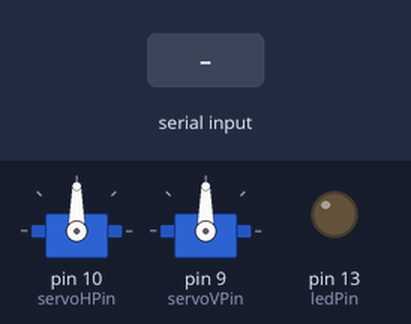
Simulated run of this sketch. Board: Arduino Uno, built with avr-gcc and run on an emulated ATmega328P. Shown: 2 × servo, output pins drawn as LEDs (lit = HIGH). Inputs (shaded band) come from the test bench.

Above: at 1.2 s.
1.3 s: "R" received over Serial
At 2.3 s:
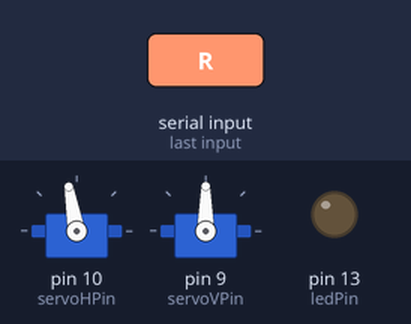
2.8 s: "U" received over Serial
At 3.4 s:
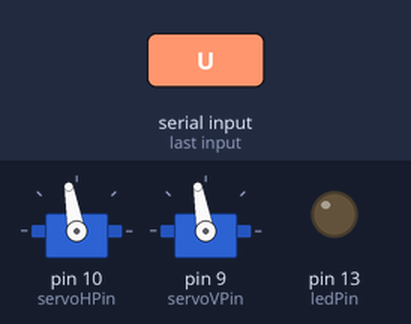
4.3 s: "L" received over Serial
At 5.5 s:
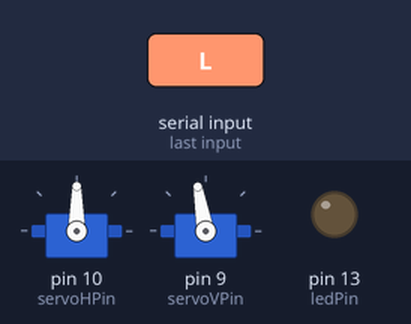
5.8 s: "1" received over Serial
At 5.95 s:
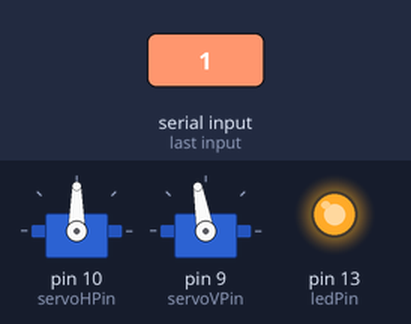
7.6 s: "D" received over Serial
At 8.2 s:
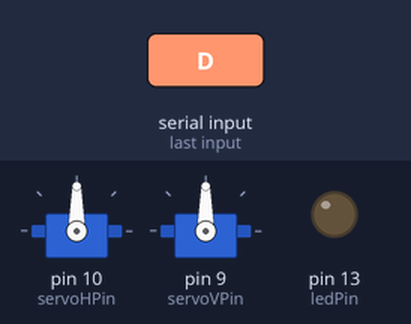
9.1 s: "1" received over Serial
At 9.25 s:
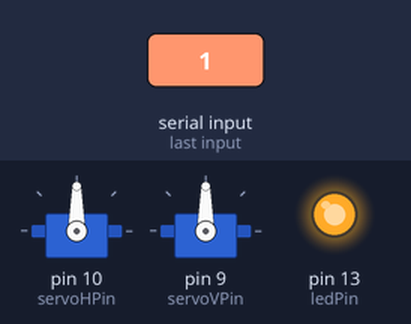
Timing chart, 0 to 11.9 s (numbered marks = the images above; inputs shaded):
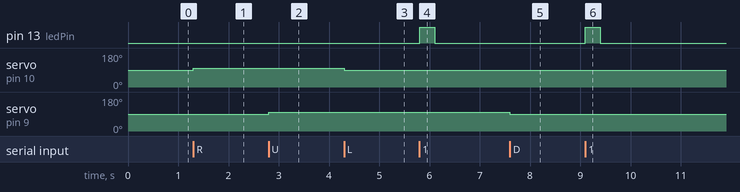

Measured:
- after the input at 1.3 s, servo on pin 10 (servoHPin): 90° → 100° at once
- after the input at 2.8 s, servo on pin 9 (servoVPin): 90° → 100° at once
- after the input at 4.3 s, servo on pin 10 (servoHPin): 100° → 90° at once
- after the input at 5.8 s, pin 13 (ledPin): LOW → HIGH at once, → LOW 0.30 s later
- after the input at 7.6 s, servo on pin 9 (servoVPin): 100° → 90° at once
- after the input at 9.1 s, pin 13 (ledPin): LOW → HIGH at once, → LOW 0.30 s later

The sketch:

servo.ino
```cpp
#include <Servo.h>

Servo servoH, servoV; // Servo Horizontal e vertical

int ledPin = 13;

int servoHPin = 10;   // Pino do Servo Horizontal
int servoHAngle = 90; // Ângulo que o servo horizontal vai girar

int servoVPin = 9;
int servoVAngle = 90;

int rotationItensity = 10; // Intensidade da rotação

void blinkLed(int ledPin) {
  digitalWrite(ledPin, HIGH);
  delay(300); // ms
  digitalWrite(ledPin, LOW);
}

void setup()
{
  pinMode(ledPin, OUTPUT);

  servoH.attach(servoHPin); // Configura a conexão do Servo Horizontal com o pino;
  servoH.write(servoHAngle);

  servoV.attach(servoVPin);
  servoV.write(servoVAngle);

  Serial.begin(9600); // Inicializa a comunicação serial
}

void loop()
{
  if (Serial.available() > 0)
  {
    char command = Serial.read(); // Lê o comando enviado pelo Python

    if (command == 'L')
    {
      servoHAngle = servoHAngle <= rotationItensity + 5 ? servoHAngle : servoHAngle - rotationItensity; // Configurando rotação para esquerda
    }
    else if (command == 'R')
    {
      servoHAngle = servoHAngle >= 180 - rotationItensity - 5 ? servoHAngle : servoHAngle + rotationItensity; // Configurando rotação para direita
    }

    if (command == 'D')
    {
      servoVAngle = servoVAngle <= rotationItensity + 5 ? servoVAngle : servoVAngle - rotationItensity;
    }
    else if (command == 'U')
    {
      servoVAngle = servoVAngle >= 180 - rotationItensity ? servoVAngle : servoVAngle + rotationItensity;
    }

    if (command == '1') {
      blinkLed(ledPin);
    }
  }

  servoH.write(servoHAngle);
  servoV.write(servoVAngle);
}
```
